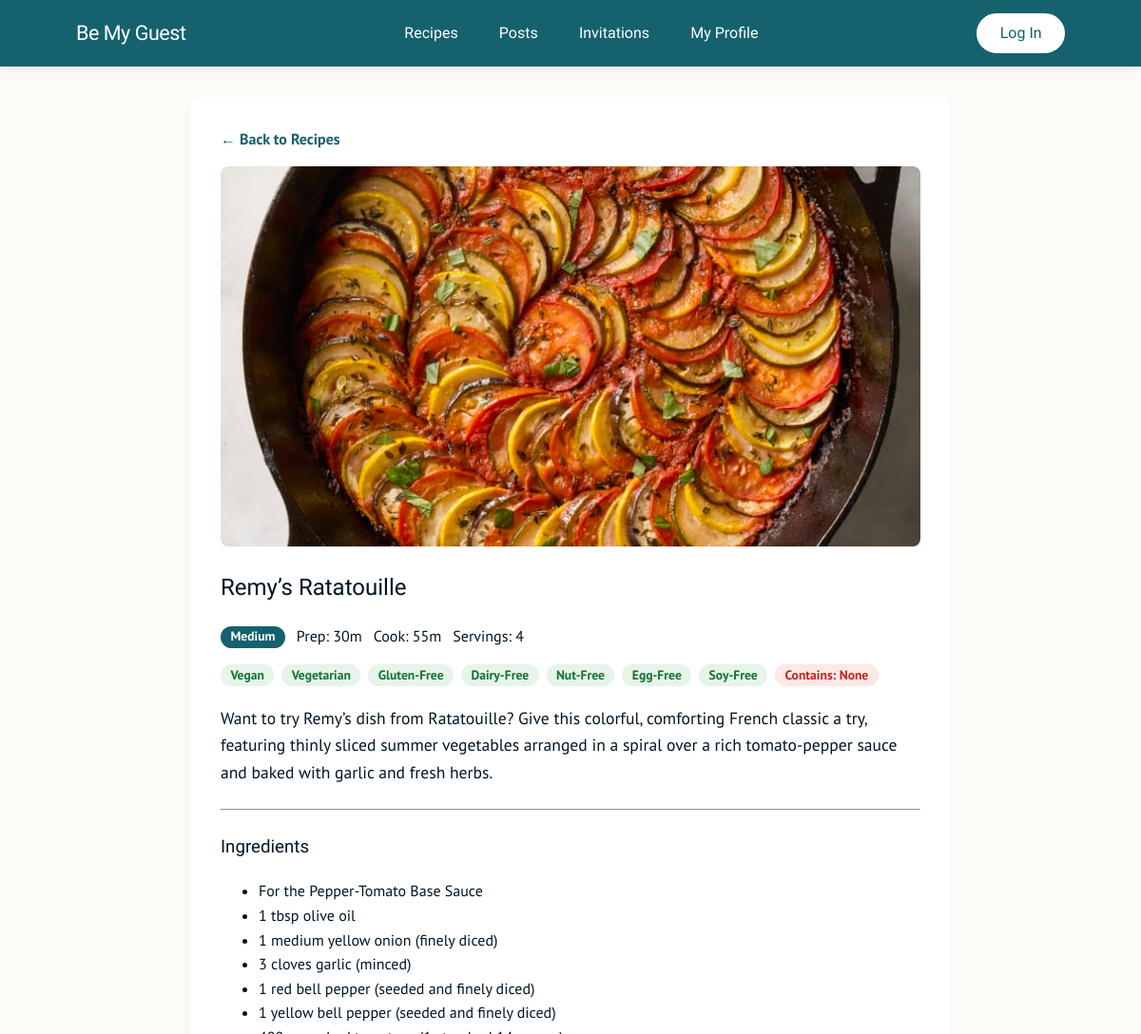
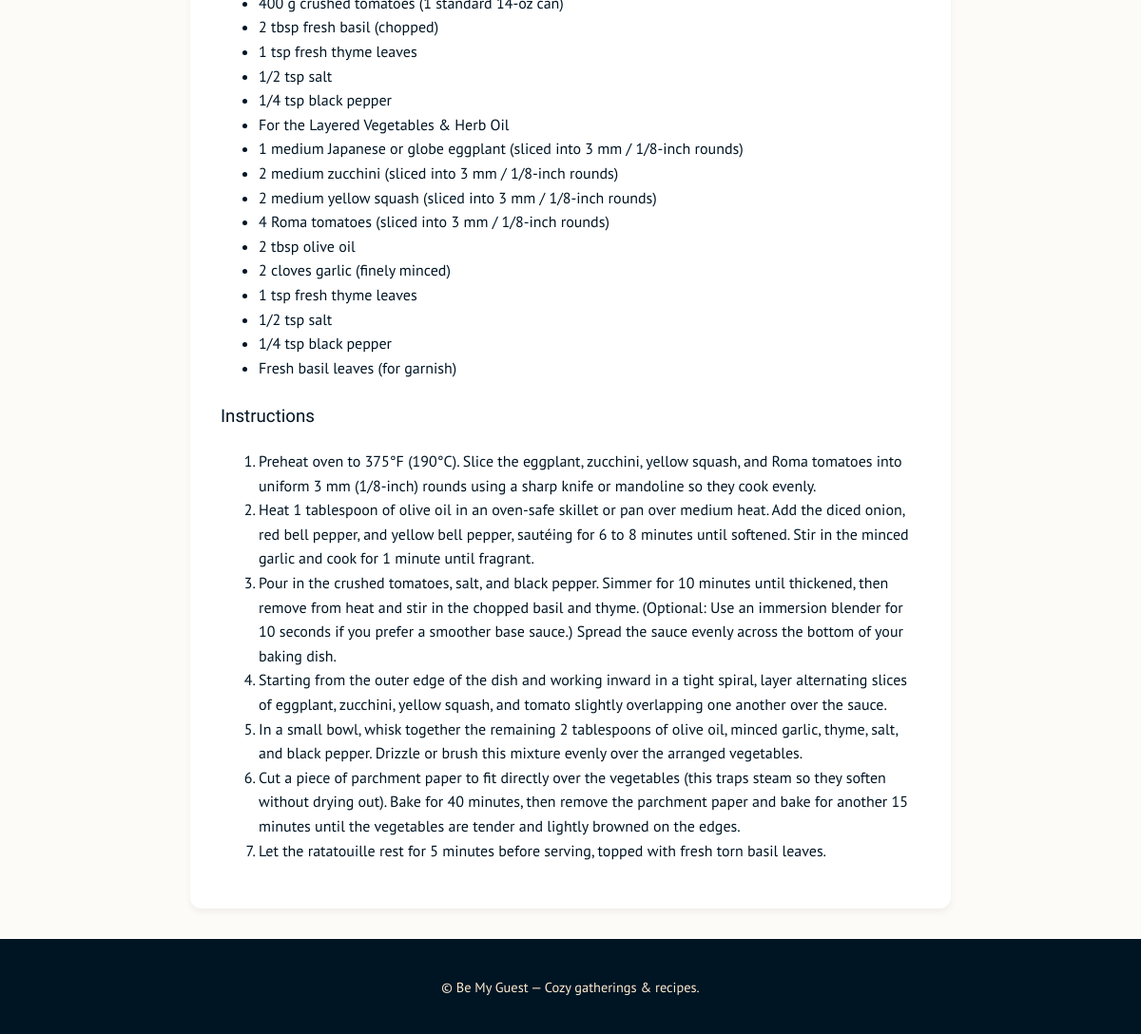
Screenshot of /recipes/4/ with the database file from the repository (2 pictures, top to bottom).
### features/recipes/models.py (models this page shows, shortened)
class Recipe(models.Model):
    class Difficulty(models.TextChoices):
        EASY = 'Easy', 'Easy'
        MEDIUM = 'Medium', 'Medium'
        HARD = 'Hard', 'Hard'
    id = models.BigAutoField(primary_key=True)
    creator = models.ForeignKey(
        settings.AUTH_USER_MODEL,
        on_delete=models.CASCADE,
        related_name='recipes',
        verbose_name='User who created recipe',
    )
    recipe_name = models.CharField(max_length=255)
    description = models.TextField(
        blank=True,
        help_text='Recipe introduction, story behind this recipe',
    )
    ingredients = models.JSONField(
        default=list, help_text='Ingredient names and quantities'
    )
    instructions = models.JSONField(
        default=list, help_text='Ordered cooking steps'
    )
    preparation_time = models.IntegerField(
        default=0, help_text='Preparation time (minutes)'
    )
    cooking_time = models.IntegerField(
        default=0, help_text='Cooking time (minutes)'
    )
    servings = models.PositiveIntegerField(
        default=1, help_text='Number of servings'
    )
    difficulty = models.CharField(
        max_length=10,
        choices=Difficulty.choices,
        default=Difficulty.EASY,
    )
    dietary_tags = models.JSONField(
        default=list, blank=True, help_text='Vegetarian, vegan, etc.'
    )
    allergens = models.JSONField(
        default=list, blank=True, help_text='Peanut, milk, eggs, etc.'
    )
    image = models.ImageField(upload_to='recipes/', blank=True, null=True)
    created_at = models.DateTimeField(auto_now_add=True)
    class Meta:
        ordering = ['-created_at']

### features/recipes/views.py (the view)
# urls.py: path("recipes/<int:pk>/", recipe_views.recipe_detail, name="recipe_detail"),
def recipe_detail(request, pk):
    recipe = get_object_or_404(Recipe, pk=pk)
    return render(request, 'recipe_detail.html', {'recipe': recipe})

### bemyguest/templates/recipe_detail.html (shortened to what this page needs)
{% extends "base.html" %}
{% block content %}
<div style="max-width: 800px; margin: 0 auto; background: white; padding: 2rem; border-radius: 12px; box-shadow: 0 4px 6px rgba(0,0,0,0.05);">
  <a href="{% url 'recipes' %}" style="display: inline-block; margin-bottom: 1rem; color: var(--stormy-teal); text-decoration: none; font-weight: 600;">&larr; Back to Recipes</a>
  {% if recipe.image %}
    <img src="{{ recipe.image.url }}" alt="{{ recipe.recipe_name }}" style="width: 100%; max-height: 400px; object-fit: cover; border-radius: 8px; margin-bottom: 1.5rem;">
  {% endif %}
  <h2>{{ recipe.recipe_name }}</h2>
  <div style="display: flex; flex-wrap: wrap; gap: 0.75rem; align-items: center; margin-bottom: 1rem;">
    <span class="badge primary">{{ recipe.difficulty }}</span>
    <span class="muted">Prep: {{ recipe.preparation_time }}m</span>
    <span class="muted">Cook: {{ recipe.cooking_time }}m</span>
    <span class="muted">Servings: {{ recipe.servings }}</span>
  </div>
  {% if recipe.dietary_tags or recipe.allergens %}
    <div style="display: flex; flex-wrap: wrap; gap: 0.5rem; align-items: center; margin-bottom: 1.25rem;">
      {% for tag in recipe.dietary_tags %}
        <span class="badge" style="background-color: #e6f4ea; color: #137333;">{{ tag }}</span>
      {% endfor %}
      {% for allergen in recipe.allergens %}
        <span class="badge" style="background-color: #fce8e6; color: #c5221f;">Contains: {{ allergen }}</span>
      {% endfor %}
    </div>
  {% endif %}
  <p style="font-size: 1.1rem; line-height: 1.6;">{{ recipe.description }}</p>
  <hr style="margin: 1.5rem 0;">
  <h3>Ingredients</h3>
  <ul>
    {% for item in recipe.ingredients %}
      <li>{{ item }}</li>
    {% endfor %}
  </ul>
  <h3 style="margin-top: 1.5rem;">Instructions</h3>
  <ol>
    {% for step in recipe.instructions %}
      <li>{{ step }}</li>
    {% endfor %}
  </ol>
</div>
{% endblock %}

### bemyguest/ui-ux/skeleton.css (style rules this page uses)
a { color: var(--stormy-teal); text-decoration: none; font-weight: 500; }
.badge { display: inline-block; padding: 0.3rem 0.65rem; border-radius: 999px; font-size: 0.85rem; font-weight: 600; line-height: 1; background: var(--papaya-whip); color: var(--brandy); }
.badge.primary { background: var(--stormy-teal); color: var(--white); }

### bemyguest/ui-ux/style.css (style rules this page uses)
:root { --ink-black: #001524; --stormy-teal: #15616D; --stormy-teal-dark: #0F434B; --papaya-whip: #FFECD1; --papaya-whip-light: #FFF6E8; --off-white: #FDFBF7; --harvest-orange: #D95D00; --brandy: #78290F; --white: #ffffff; --border-light: #EAD0B3; --radius: 12px; }
body { font-family: "PT Sans", sans-serif; color: var(--ink-black); background: var(--off-white) !important; line-height: 1.6; }
h1, h2, h3, h4, h5, h6, .recipe-card h3, .card h4, .brand__title, .nav a, .auth-nav a, .auth-nav button { font-family: "Calistoga", serif !important; font-weight: 400 !important; }
h1, h2, h3, h4, h5 { color: var(--ink-black); font-weight: 700; margin-top: 0; }

### rows the page displays
Recipe: image (picture), recipe_name "Remy’s Ratatouille", difficulty "Medium", preparation_time "30", cooking_time "55", servings "4", description "Want to try Remy’s dish from Ratatouille? Give this colorful, comforting French classic a try, featuring thinly sliced summer vegetables arranged in a spiral over a rich tomato-pepper sauce and baked with garlic and fresh herbs."

### other values shown
{{ tag }} "Vegan" "Vegetarian" "Gluten-Free" "Dairy-Free" "Nut-Free" "Egg-Free" "Soy-Free"
{{ allergen }} "None"
{{ item }} "For the Pepper-Tomato Base Sauce" "1 tbsp olive oil" "1 medium yellow onion (finely diced)" "3 cloves garlic (minced)" "1 red bell pepper (seeded and finely diced)" "1 yellow bell pepper (seeded and finely diced)" "400 g crushed tomatoes (1 standard 14-oz can)" "2 tbsp fresh basil (chopped)" "1 tsp fresh thyme leaves" "1/2 tsp salt" "1/4 tsp black pepper" "For the Layered Vegetables & Herb Oil" "1 medium Japanese or globe eggplant (sliced into 3 mm / 1/8-inch rounds)" "2 medium zucchini (sliced into 3 mm / 1/8-inch rounds)" "2 medium yellow squash (sliced into 3 mm / 1/8-inch rounds)" "4 Roma tomatoes (sliced into 3 mm / 1/8-inch rounds)" "2 tbsp olive oil" "2 cloves garlic (finely minced)" "1 tsp fresh thyme leaves" "1/2 tsp salt" "1/4 tsp black pepper" "Fresh basil leaves (for garnish)"
{{ step }} "Preheat oven to 375°F (190°C). Slice the eggplant, zucchini, yellow squash, and Roma tomatoes into uniform 3 mm (1/8-inch) rounds using a sharp knife or mandoline so they cook evenly." "In a small bowl, whisk together the remaining 2 tablespoons of olive oil, minced garlic, thyme, salt, and black pepper. Drizzle or brush this mixture evenly over the arranged vegetables." "Let the ratatouille rest for 5 minutes before serving, topped with fresh torn basil leaves."
